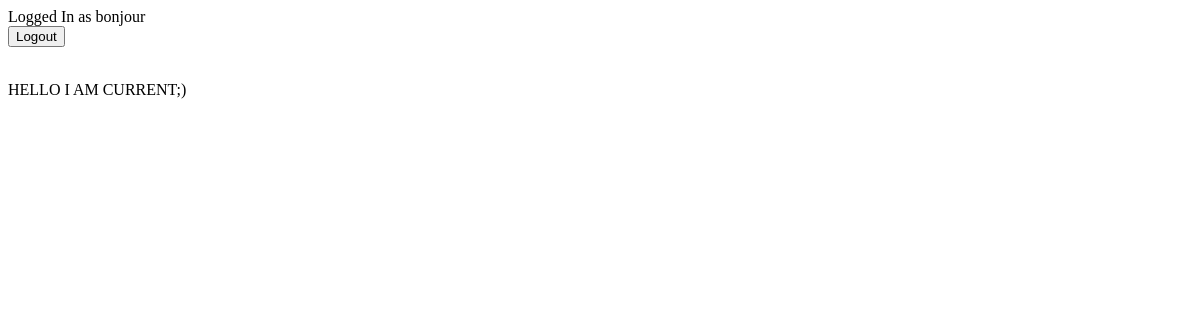
Before: /current/ (signed in) with the older database file.
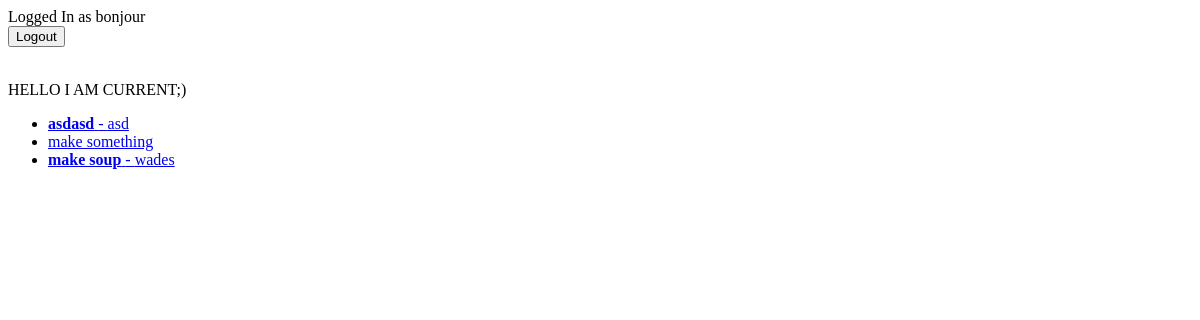
After: the same page with the newer database file.
### todo/models.py (models this page shows, shortened)
class Todo(models.Model):
    title = models.CharField(max_length=100)
    memo = models.TextField(blank=True)
    created = models.DateTimeField(auto_now_add=True)
    datecompleted = models.DateTimeField(null=True, blank=True)
    important = models.BooleanField(default=False)
    user = models.ForeignKey(User, on_delete=models.CASCADE)

### todo/views.py (the view)
# urls.py: path('current/', views.currenttodo, name='currenttodo'),
def currenttodo(request):
    todos = Todo.objects.filter(user=request.user, datecompleted__isnull=True)
    return render(request, 'todo/currenttodo.html', {'todos':todos})

### todo/templates/todo/currenttodo.html
{% extends 'todo/base.html' %}
{% block content %}
HELLO I AM CURRENT;)
<ul>
  {% for todo in todos %}
  <li>
    <a href="{% url 'viewtodo' todo.id %}">
    {% if todo.important %}<b>{% endif %}{{ todo.title }}{% if todo.important %}</b>{% endif %}
    {% if todo.memo %} - {{ todo.memo }}{% endif %}
    </a>
  </li>
  {% endfor %}
</ul>
{% endblock %}

Changed rows visible on the page:
now on this page (row edited): Todo: title "asdasd", memo "asd"
added Todo: title "make something"
added Todo: title "make soup", memo "wades"
